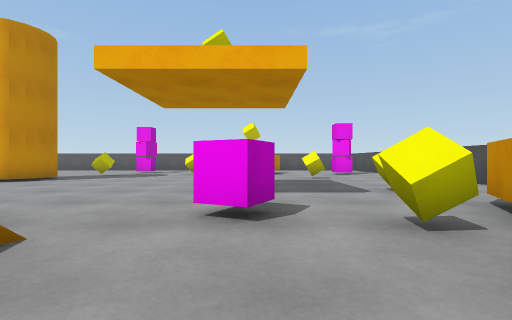
view 1 (above)

16 first-person views from a walk through a 3-D level made in the Unity game engine. The camera is 0.62 m above the floor, looks level and sees 85° across. The floor is counted in squares, 1 m on a side. Each view is taken from the middle of a square. On the plan, view 1 faces up. The plan holds only what a view shows up to about 9 squares ahead; the rest is blank. The player is left out.

view 2
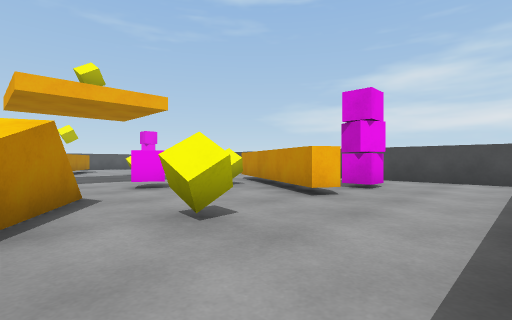

view 3
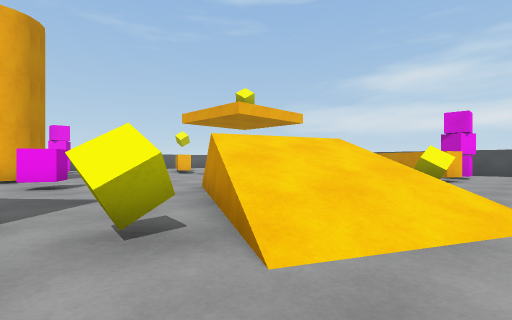

view 4
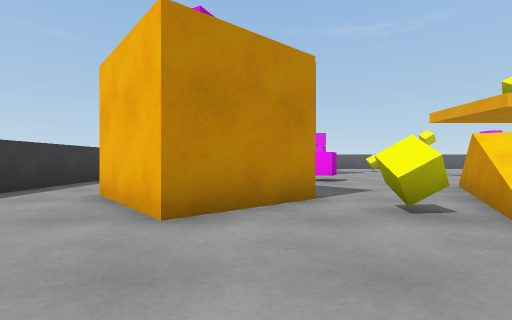

view 5
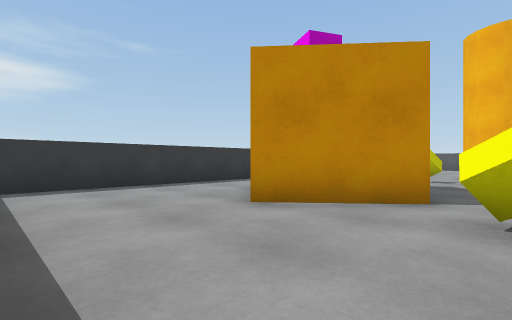

view 6
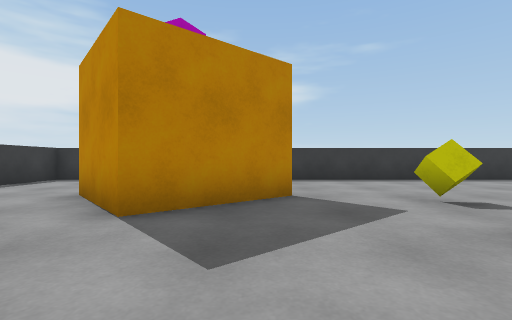

view 7
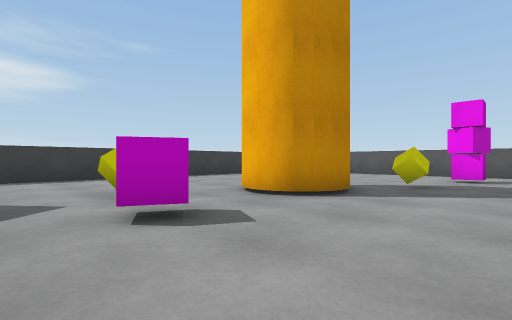

view 8
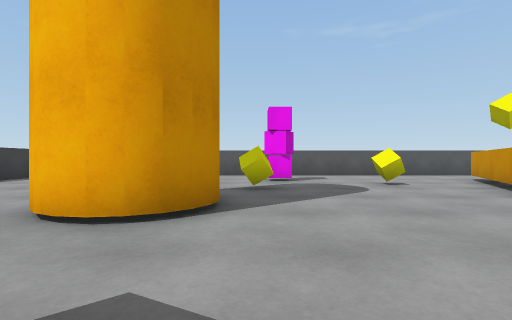

view 9
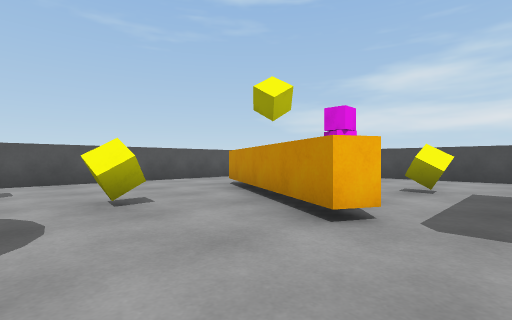

view 10
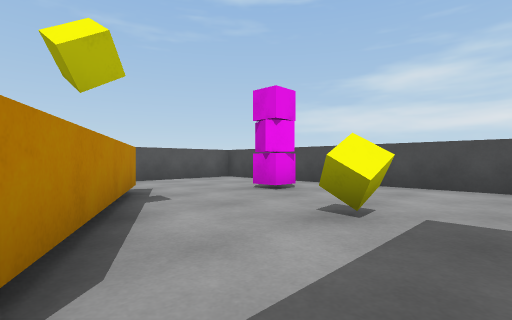

view 11
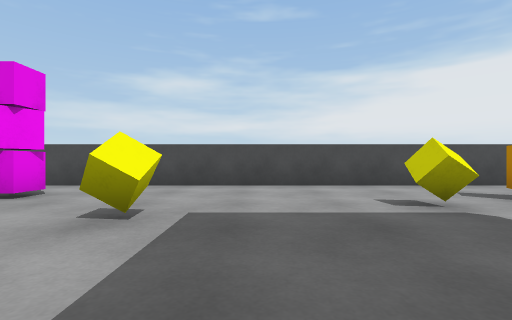

view 12
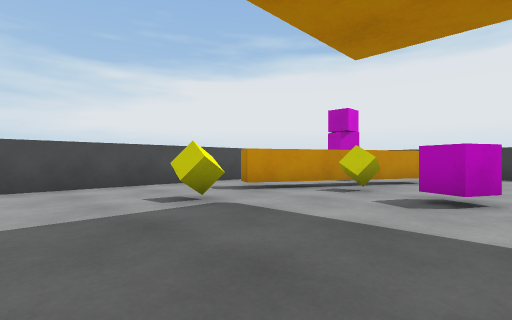

view 13
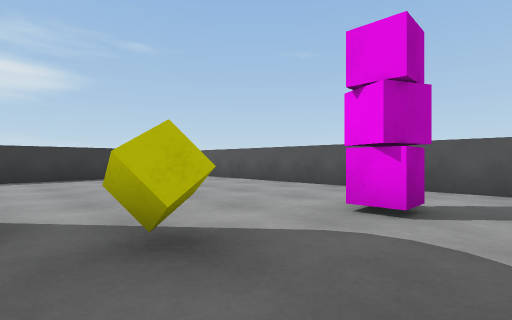

view 14
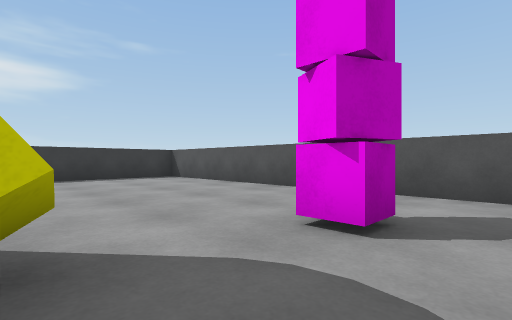

view 15
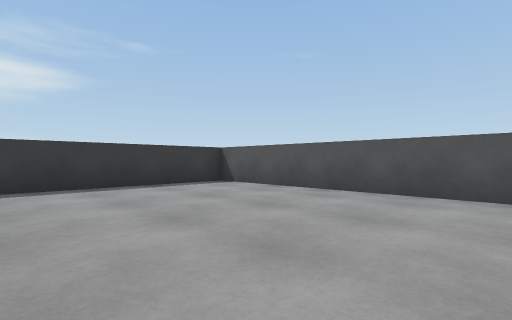

view 16
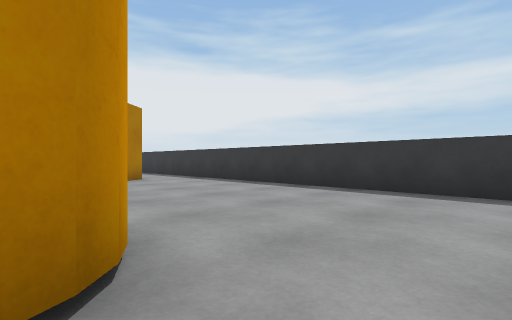

### Floor plan
Key: @ floor where view 1 was taken; # wall or solid block; . floor; / step, stairs or slope; T thing the floor can be seen under or through; O other object.
Columns run from 14 left of view 1 to 6 right of it. Each row starts with its distance up from view 1.
 16 ###################
 15 #...................
 14 #........O..........
 13 #........O....##....#
 12 #..........O..#...O.#
 11 #.......O....##.....#
 10 #.....# .....#......#
  9 #.....##........O...#
  8 #.....##............#
  7 #...................#
  6 #....O.O.........O..#
  5 #......O............#
  4 #................T..#
  3 #...#.....//..O..T..#
  2 #..###...#//#...TT..#
  1 #..###..////....T.. #
  0 #...#..O///#.O@.TO..#
 -1 #.......///.........#
 -2 #........./.........#
 -3 #.......   .........#
 -4 ###           #

Positions as (right, up) in squares from view 1, and headings:
1: (0, 0), facing up
2: (-3, -3), facing up-right
3: (-8, -2), facing up-right
4: (-9, -3), facing up
5: (-7, -3), facing up-left
6: (-5, 3), facing left
7: (-4, 4), facing up-left
8: (-6, 5), facing up
9: (-4, 8), facing up-right
10: (-1, 8), facing up-right
11: (-1, 8), facing right
12: (-1, 8), facing down-right
13: (-4, 10), facing up-left
14: (-4, 11), facing up-left
15: (-7, 11), facing up-left
16: (-8, 11), facing down-left
